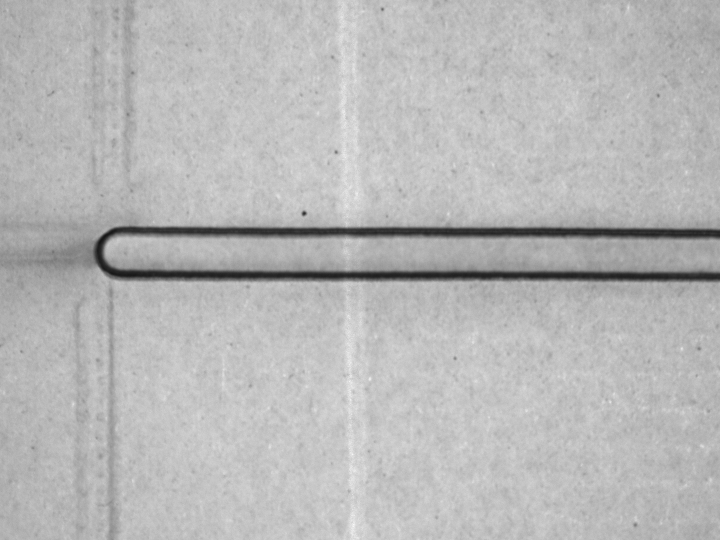
#> input picture pics/Pic_20250721132121728.bmp, 720 x 540 px
$ python detect_test.py   (older library calls are emulated)
#> lines starting #> are read from the running program, lines starting #| are printed output that depends on the picture; after the words box and inside, x2 and y2 are one past the last pixel; in counts of white or black regions, pixels touching at a corner belong together
#> in process_image, img is the input picture: shape (540, 720); min 22, max 248, mean 183.6
import cv2
import numpy as np
from skimage import morphology, filters
import matplotlib.pyplot as plt


def specialized_preprocessing(img):
    """
    专门针对纸板线条的预处理
    1. 保留线条的同时平滑噪点
    2. 增强线性特征
    """
    # 第一步：使用各向异性扩散滤波保留边缘
    img_float = img.astype(np.float32) / 255.0
    smoothed = np.uint8(255 * filters.rank.mean_bilateral(img, morphology.disk(2)))
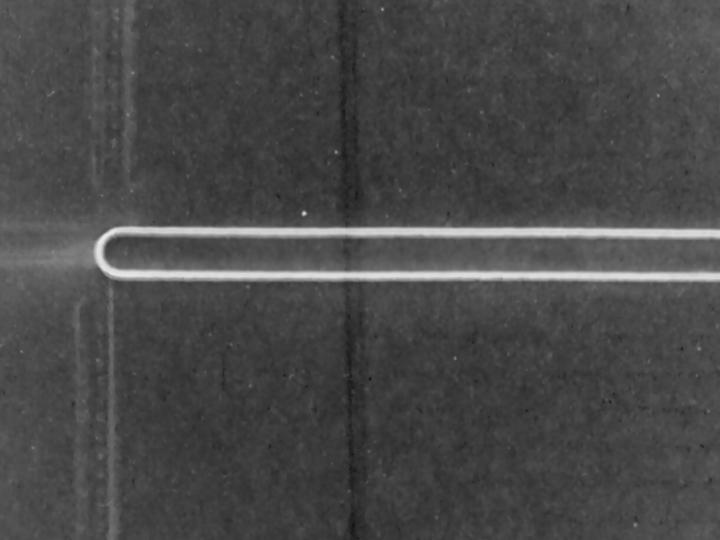
#> smoothed: shape (540, 720); min 10, max 231, mean 72.8

    # 第二步：方向感知滤波
    kernel_size = 5
    kernels = []
    for angle in np.arange(0, np.pi, np.pi / 4):
        kernel = cv2.getGaborKernel((kernel_size, kernel_size), 2.0, angle, 5.0, 0.5, 0, ktype=cv2.CV_32F)
        kernels.append(kernel)

    filtered = np.zeros_like(img_float)
    for kernel in kernels:
        filtered = np.maximum(filtered, cv2.filter2D(img_float, cv2.CV_32F, kernel))

    # 归一化并增强对比度
    filtered = np.uint8(255 * (filtered - filtered.min()) / (filtered.max() - filtered.min()))
    filtered = cv2.addWeighted(smoothed, 0.7, filtered, 0.3, 0)
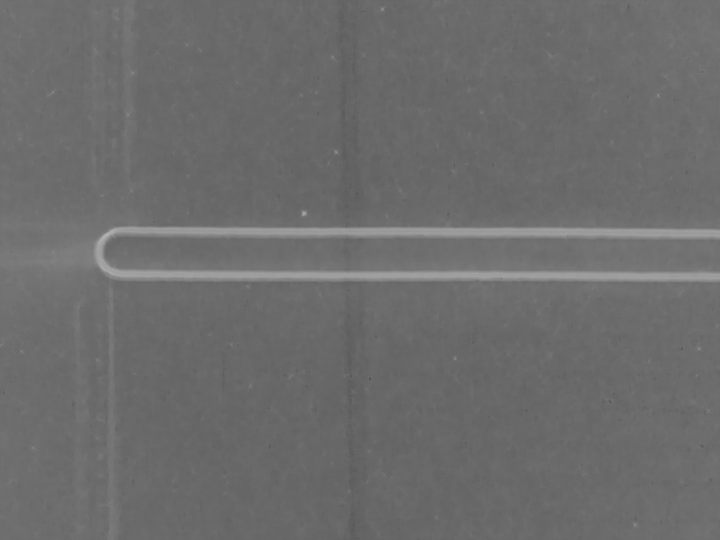
#> filtered: shape (540, 720); min 82, max 178, mean 108.3

    return filtered


def enhanced_line_detection(img):
    """
    改进的线条检测方法
    1. 使用相位一致性检测线条
    2. 多尺度线状特征增强
    """
    # 相位一致性边缘检测（对光照变化不敏感）
    edges_pc = filters.frangi(img, sigmas=range(1, 4, 1), black_ridges=False)
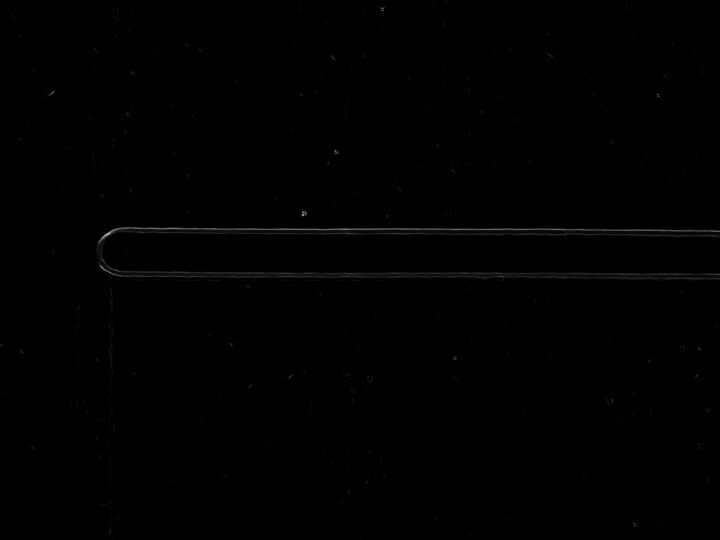
#> edges_pc: shape (540, 720) float64; min 0, max 0.699, mean 0.00367
    edges_pc = np.uint8(255 * (edges_pc - edges_pc.min()) / (edges_pc.max() - edges_pc.min()))

    # 多尺度线状检测
    lines_multi = np.zeros_like(img)
    for scale in [1, 2, 3]:
        lines = filters.meijering(img, sigmas=[scale], black_ridges=False)
        lines = (lines - lines.min()) / (lines.max() - lines.min())
        lines_multi = np.maximum(lines_multi, lines)

    lines_multi = np.uint8(255 * lines_multi)

    # 合并检测结果
    combined = cv2.addWeighted(edges_pc, 0.6, lines_multi, 0.4, 0)

    # 非极大值抑制细化线条
    sobel_x = cv2.Sobel(combined, cv2.CV_64F, 1, 0, ksize=3)
    sobel_y = cv2.Sobel(combined, cv2.CV_64F, 0, 1, ksize=3)
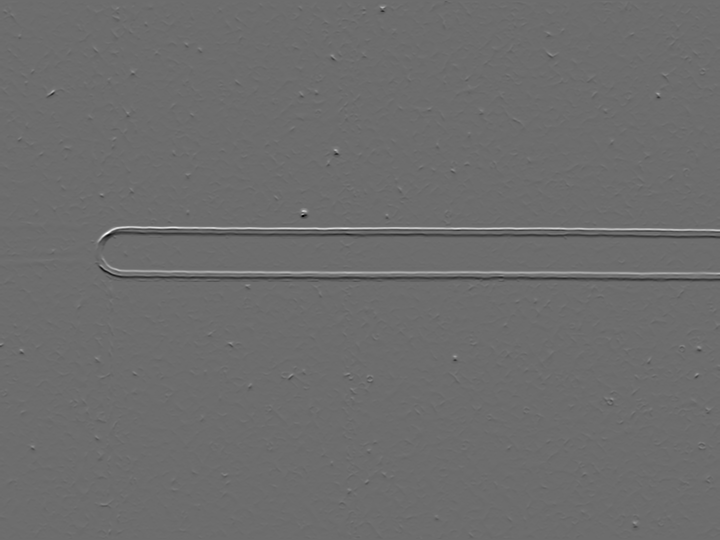
#> sobel_y: shape (540, 720) float64; min -578, max 771, mean 0; drawn with min black and max white
    magnitude = np.sqrt(sobel_x ** 2 + sobel_y ** 2)
    direction = np.arctan2(sobel_y, sobel_x)
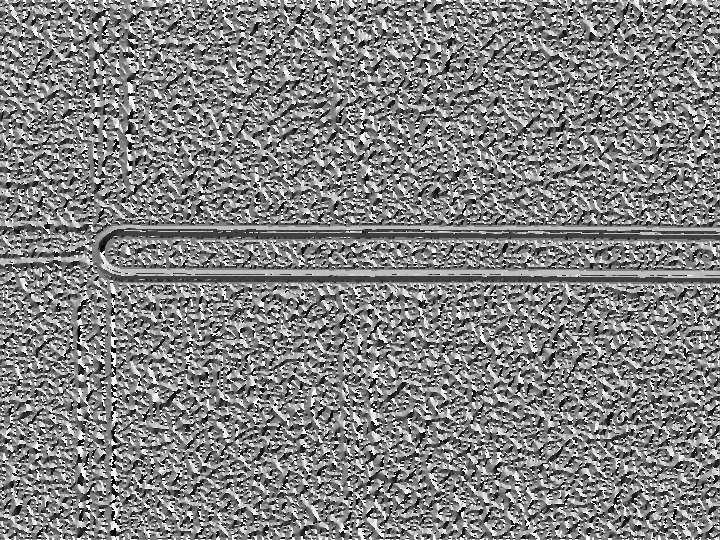
#> direction: shape (540, 720) float64; min -3.13, max 3.14, mean 0.0808; drawn with min black and max white
    thinned = np.zeros_like(combined)

    for i in range(1, combined.shape[0] - 1):
        for j in range(1, combined.shape[1] - 1):
            angle = direction[i, j]
            # 找到梯度方向上的相邻像素
            if (0 <= angle < np.pi / 8) or (15 * np.pi / 8 <= angle <= 2 * np.pi):
                neighbors = [magnitude[i, j - 1], magnitude[i, j + 1]]
            elif (np.pi / 8 <= angle < 3 * np.pi / 8):
                neighbors = [magnitude[i - 1, j + 1], magnitude[i + 1, j - 1]]
            elif (3 * np.pi / 8 <= angle < 5 * np.pi / 8):
                neighbors = [magnitude[i - 1, j], magnitude[i + 1, j]]
            elif (5 * np.pi / 8 <= angle < 7 * np.pi / 8):
                neighbors = [magnitude[i - 1, j - 1], magnitude[i + 1, j + 1]]
            else:
                neighbors = [magnitude[i - 1, j], magnitude[i + 1, j]]

            if magnitude[i, j] >= max(neighbors):
                thinned[i, j] = combined[i, j]

    return thinned


def mark_detected_lines(img, lines, threshold=30):
    """
    标记检测到的线条
    :param img: 原始图像
    :param lines: 检测到的线条图
    :param threshold: 线条强度阈值
    :return: 标记结果图像
    """
#> called with threshold = 30
    # 二值化线条图
    _, binary = cv2.threshold(lines, threshold, 255, cv2.THRESH_BINARY)
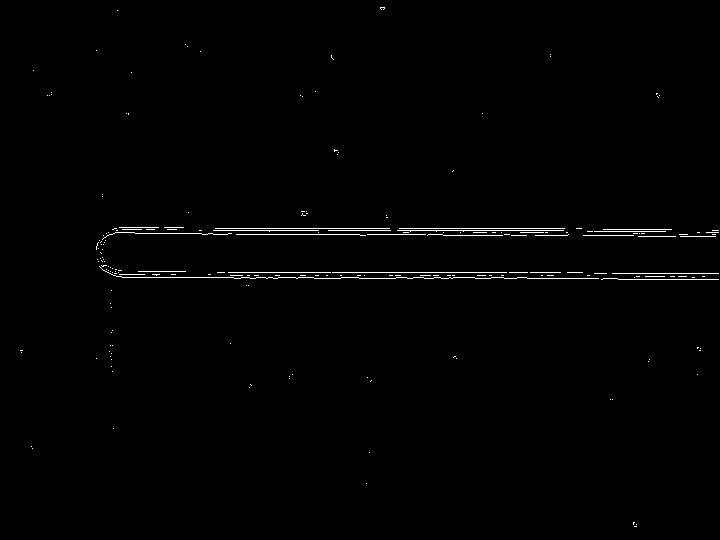
#> binary: shape (540, 720); 0.81% white in thin lines or dots

    # 形态学处理连接断线
    kernel = cv2.getStructuringElement(cv2.MORPH_ELLIPSE, (3, 3))
    connected = cv2.morphologyEx(binary, cv2.MORPH_CLOSE, kernel)
#> connected: shape (540, 720); 1.1% white; 101 white regions (94 under 20 px), largest, box (x1, y1, x2, y2) and area: (99, 265, 599, 279) 1477, (96, 227, 391, 250) 956, (367, 228, 569, 236) 894

    # 标记线条
    marked = cv2.cvtColor(img, cv2.COLOR_GRAY2BGR)
    marked[connected > 0] = [0, 0, 255]  # 用红色标记线条
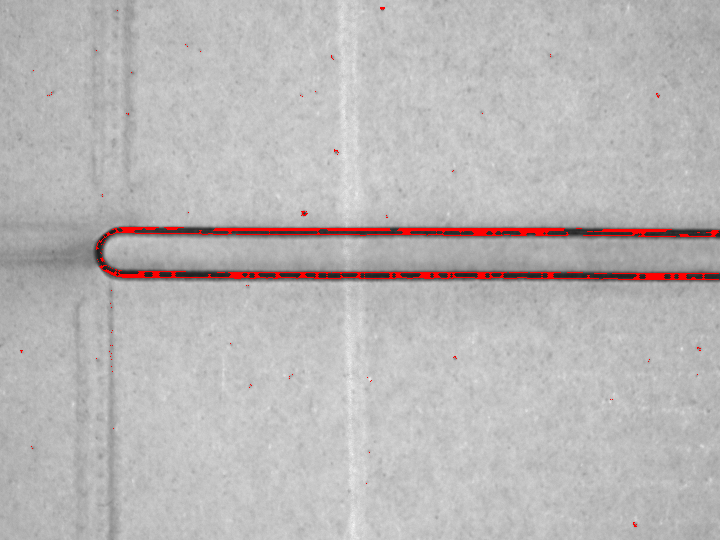
#> marked: shape (540, 720, 3); 1.15% of pixels changed, all inside (x1, y1, x2, y2) = (20, 7, 719, 527)

    return marked, connected


def visualize_results(original, preprocessed, lines, marked):
    """可视化各步骤结果"""
    plt.figure(figsize=(15, 10))

    plt.subplot(2, 2, 1)
    plt.imshow(original, cmap='gray')
    plt.title('Original Image')
    plt.axis('off')

    plt.subplot(2, 2, 2)
    plt.imshow(preprocessed, cmap='gray')
    plt.title('Preprocessed Image')
    plt.axis('off')

    plt.subplot(2, 2, 3)
    plt.imshow(lines, cmap='gray')
    plt.title('Detected Lines')
    plt.axis('off')

    plt.subplot(2, 2, 4)
    plt.imshow(marked)
    plt.title('Marked Result')
    plt.axis('off')

    plt.tight_layout()
    plt.show()
#> figure, not shown here; B, G, R data is drawn as R, G, B


def process_image(img_path):
    """处理单张图像"""
    # 读取图像
    img = cv2.imread(img_path, cv2.IMREAD_GRAYSCALE)
    if img is None:
        print(f"无法读取图像: {img_path}")
        return None

    # 专用预处理
    preprocessed = specialized_preprocessing(img)

    # 增强线条检测
    lines = enhanced_line_detection(preprocessed)

    # 标记检测结果
    marked, binary_lines = mark_detected_lines(img, lines)

    # 可视化
    visualize_results(img, preprocessed, lines, marked)

    return {
        'original': img,
        'preprocessed': preprocessed,
        'lines': lines,
        'marked': marked,
        'binary_lines': binary_lines
    }


# 使用示例
if __name__ == "__main__":
    img_path = "./pics/Pic_20250721132121728.bmp"  # 替换为你的图像路径
    result = process_image(img_path)
#> result = 5 items

    # 保存结果
    if result is not None:
        cv2.imwrite("preprocessed.bmp", result['preprocessed'])
        cv2.imwrite("detected_lines.bmp", result['lines'])
        cv2.imwrite("marked_result.bmp", result['marked'])

$ run again, with pics/Pic_20250721132228136.bmp copied over pics/Pic_20250721132121728.bmp
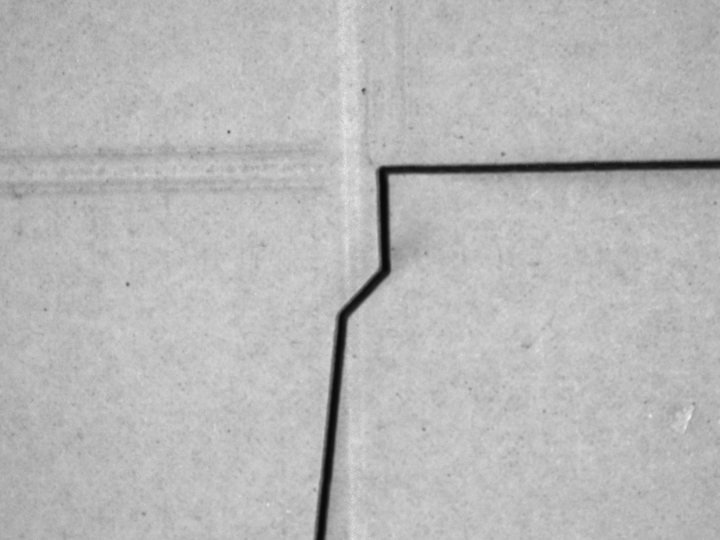
#> input picture pics/Pic_20250721132228136.bmp, 720 x 540 px
#> in process_image, img is the input picture: shape (540, 720); min 9, max 239, mean 184.1
#> in mark_detected_lines, `_, binary = cv2.threshold(lines, threshold, 255, cv2.THRESH_BINARY)`:
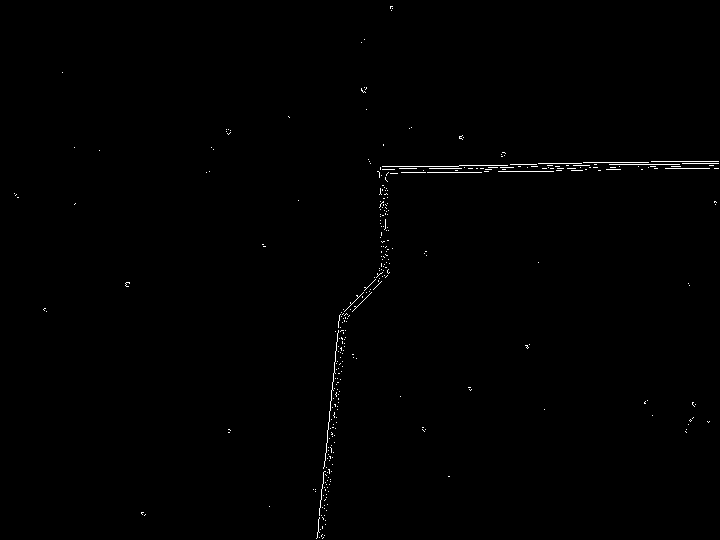
#> binary: shape (540, 720); 0.44% white in thin lines or dots
#> connected: shape (540, 720); 0.63% white in thin lines or dots
#> in mark_detected_lines, `marked[connected > 0] = [0, 0, 255]`:
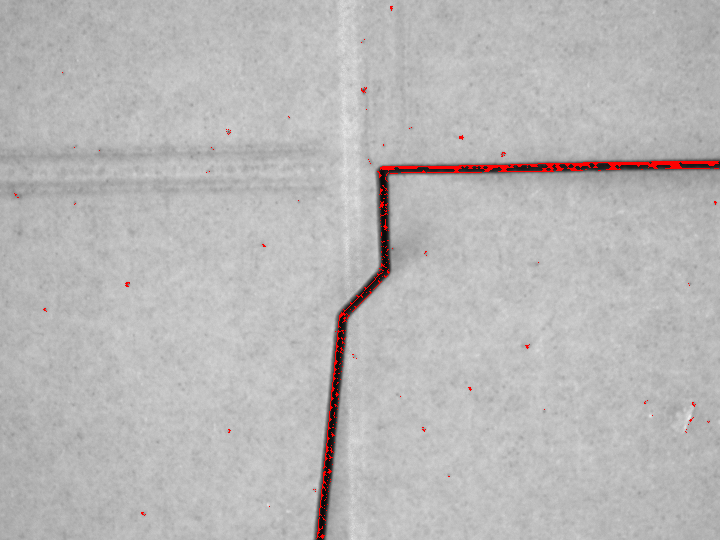
#> marked: shape (540, 720, 3); 0.63% of pixels changed, all inside (x1, y1, x2, y2) = (14, 6, 719, 539)
#> result = 5 items

$ run again, with pics/Pic_20250721132309144.bmp copied over pics/Pic_20250721132121728.bmp
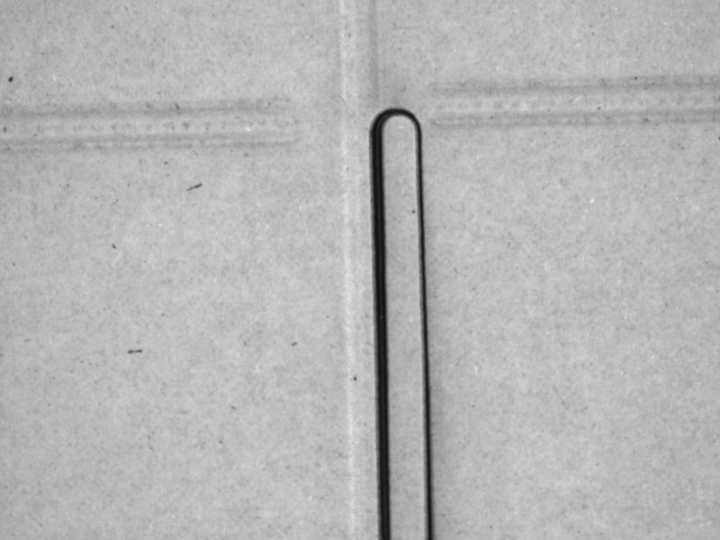
#> input picture pics/Pic_20250721132309144.bmp, 720 x 540 px
#> in process_image, img is the input picture: shape (540, 720); min 17, max 236, mean 181.8
#> in mark_detected_lines, `_, binary = cv2.threshold(lines, threshold, 255, cv2.THRESH_BINARY)`:
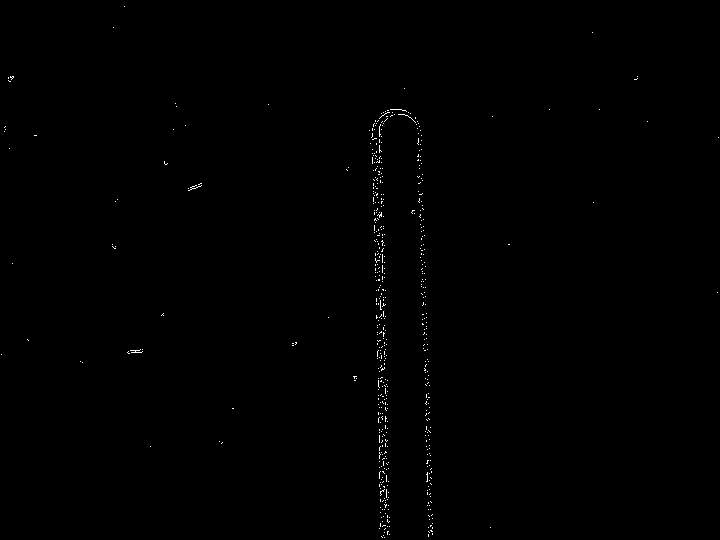
#> binary: shape (540, 720); 0.31% white in thin lines or dots
#> connected: shape (540, 720); 0.39% white in thin lines or dots
#> in mark_detected_lines, `marked[connected > 0] = [0, 0, 255]`:
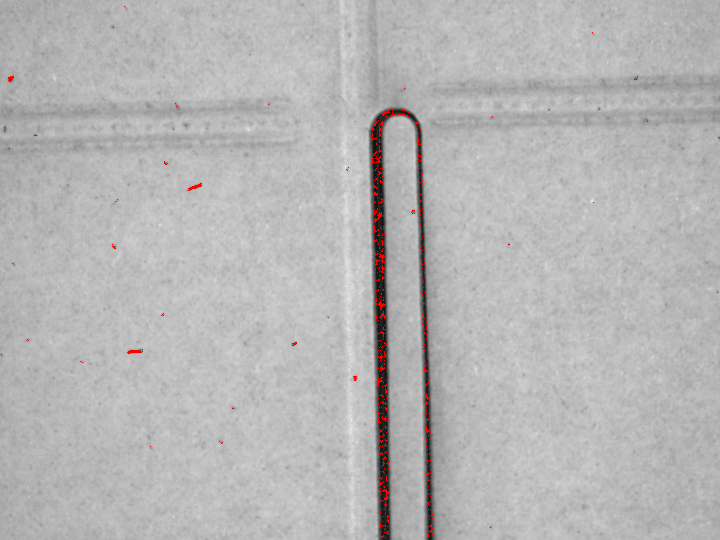
#> marked: shape (540, 720, 3); 0.39% of pixels changed, all inside (x1, y1, x2, y2) = (1, 6, 719, 538)
#> result = 5 items

$ run again, with pics/Pic_20250721132335241.bmp copied over pics/Pic_20250721132121728.bmp
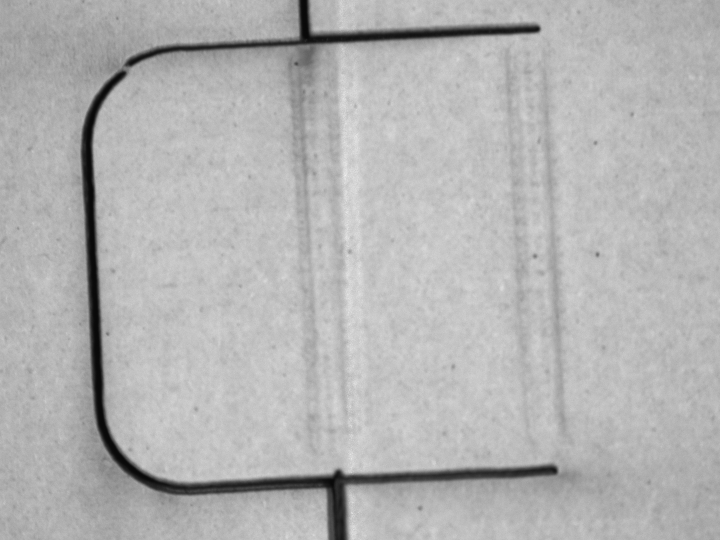
#> input picture pics/Pic_20250721132335241.bmp, 720 x 540 px
#> in process_image, img is the input picture: shape (540, 720); min 8, max 240, mean 179.3
#> binary: shape (540, 720); 0.85% white in thin lines or dots, all inside (x1, y1, x2, y2) = (1, 1, 651, 539)
#> connected: shape (540, 720); 1.3% white; 314 white regions (297 under 20 px), largest, box (x1, y1, x2, y2) and area: (118, 454, 497, 495) 1841, (307, 25, 541, 43) 971, (123, 38, 309, 69) 619
#> in mark_detected_lines, `marked[connected > 0] = [0, 0, 255]`:
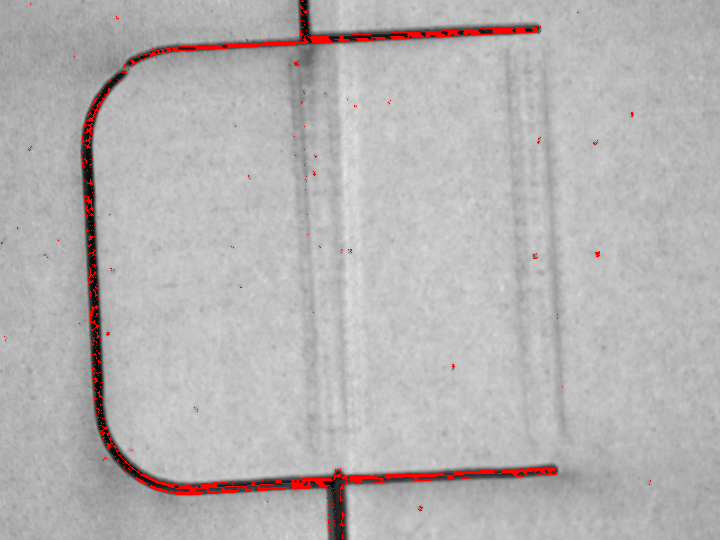
#> marked: shape (540, 720, 3); 1.34% of pixels changed, all inside (x1, y1, x2, y2) = (1, 0, 651, 539)
#> result = 5 items
